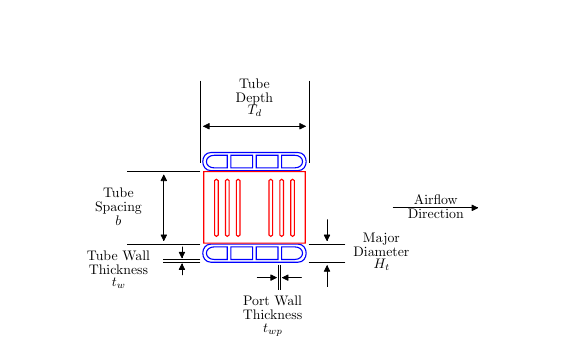

Recreate this plot in Python.
import matplotlib,pylab, numpy as np
from matplotlib.patches import FancyArrowPatch
from matplotlib.path import Path
import matplotlib.patches as patches
import matplotlib.pyplot as plt
import matplotlib as mpl
mpl.style.use('classic')

#===============================================================================
# Latex render
#===============================================================================
#mpl.use('pgf')
    
def figsize(scale):
    fig_width_pt = 469.755                          # Get this from LaTeX using \the\textwidth
    inches_per_pt = 1.0/72.27                       # Convert pt to inch
    golden_mean = (np.sqrt(5.0)-1.0)/2.0            # Aesthetic ratio (you could change this)
    fig_width = fig_width_pt*inches_per_pt*scale    # width in inches
    fig_height = fig_width*golden_mean              # height in inches
    fig_size = [fig_width,fig_height]
    return fig_size
    
pgf_with_latex = {                      # setup matplotlib to use latex for output
"pgf.texsystem": "pdflatex",        # change this if using xetex or lautex
"text.usetex": True,                # use LaTeX to write all text
"font.family": "serif",
"font.serif": [],                   # blank entries should cause plots to inherit fonts from the document
"font.sans-serif": [],
"font.monospace": [],
"axes.labelsize": 10,               # LaTeX default is 10pt font.
"font.size": 10,
"legend.fontsize": 8,               # Make the legend/label fonts a little smaller
"legend.labelspacing":0.2,
"xtick.labelsize": 8,
"ytick.labelsize": 8,
"figure.figsize": figsize(0.9),     # default fig size of 0.9 textwidth
"pgf.preamble": [
r"\usepackage[utf8x]{inputenc}",    # use utf8 fonts becasue your computer can handle it :)
r"\usepackage[T1]{fontenc}",        # plots will be generated using this preamble
        ]
    }
mpl.rcParams.update(pgf_with_latex)
#===============================================================================
# END of Latex render
#===============================================================================

def circle(x,y,r):
    """ This function makes lines for a circle given center and radius"""
    t=np.linspace(0,2*np.pi)
    xv=x+r*np.cos(t)
    yv=y+r*np.sin(t)
    return xv,yv

fig=pylab.figure()

## Actually make the set of tubes
# nR=2
# nC=1
# offset = 0.5
# r=0.25
# for i in range(nR):
#     for j in range(nC):
#         if j%2==0:
#             x=j
#             y=i
#         else:
#             x=j
#             y=i+offset
#         xv,yv=circle(x,y,r)
        #pylab.plot(xv,yv,'b')

#plot lower tube
verts1 = [
    (0.24, 0.05),  # P0: draw the outer tube line
    (0.3, 0.05), # P1
    (0.3, -0.05), # P2
    (0.24, -0.05), # P3
    (-0.24, -0.05), # P4
    (-0.3, -0.05), # P5
    (-0.3, 0.05), # P6
    (-0.24, 0.05), ## P7
    (0.24, 0.05),  # end: close the loop
    (0.22, 0.035),  # P0 : start of the first port on the right
    (0.28, 0.035), # P1
    (0.28, -0.035), # P2
    (0.22, -0.035), # P3
    (0.15, -0.035), # P4
    (0.15, 0.035), # P5
    (0.22, 0.035), # closepoly 
    (-0.22, -0.035), # P0 : draw the port on the left
    (-0.28, -0.035), # P1
    (-0.28, 0.035), # P2
    (-0.22, 0.035), # P3
    (-0.15,0.035), # P4
    (-0.15,-0.035), # P5
    (-0.22,-0.035),  # closepoly
    (0.13, 0.035), # draw the rectangle on the right
    (0.13, -0.035),
    (0.01,-0.035),
    (0.01,0.035),
    (0.13,0.035),
    (-0.13, 0.035), #draw the revtangle on the left
    (-0.13, -0.035),
    (-0.01,-0.035),
    (-0.01,0.035),
    (-0.13,0.035),
    ]
#code of plot lower tube
codes1 = [Path.MOVETO, # draw the outter line tube
         Path.CURVE4,
         Path.CURVE4,
         Path.CURVE4,
         Path.LINETO,
         Path.CURVE4,
         Path.CURVE4,
         Path.CURVE4,
         Path.CLOSEPOLY, #end
         Path.MOVETO, #first port on the right
         Path.CURVE4,
         Path.CURVE4,
         Path.CURVE4,
         Path.LINETO,
         Path.LINETO,
         Path.CLOSEPOLY, #end of plot
         Path.MOVETO, #start ro draw the port on the left
         Path.CURVE4,
         Path.CURVE4,
         Path.CURVE4,
         Path.LINETO,
         Path.LINETO,
         Path.CLOSEPOLY, #end of plot
         Path.MOVETO, #start to draw the rectangle on the right
         Path.LINETO,
         Path.LINETO,
         Path.LINETO,
         Path.CLOSEPOLY, #end
         Path.MOVETO, # start to plot rectangle on the left
         Path.LINETO,
         Path.LINETO,
         Path.LINETO,
         Path.CLOSEPOLY, #end
         ]

#plot upper tube
verts2 = [
    (0.24, 0.555),  # P0 : draw the outer tube of the upper tube
    (0.3, 0.555), # P1
    (0.3, 0.455), # P2
    (0.24, 0.455), # P3
    (-0.24, 0.455), # P4
    (-0.3, 0.455), # P5
    (-0.3, 0.555), # P6
    (-0.24, 0.555), ## P7
    (0.24, 0.555),  # to close the loop , please ignored because it is the same as the first point
    (0.22, 0.54),  # P0 : start of the first port on the right
    (0.28, 0.54), # P1
    (0.28, 0.47), # P2
    (0.22, 0.47), # P3
    (0.15, 0.47), # P4
    (0.15, 0.54), # P5
    (0.22, 0.54), # closepoly 
    (-0.22, 0.47), # P0 : draw the port on the left
    (-0.28, 0.47), # P1
    (-0.28, 0.54), # P2
    (-0.22, 0.54), # P3
    (-0.15,0.54), # P4
    (-0.15,0.47), # P5
    (-0.22,0.47),  # closepoly
    (0.13, 0.54), # draw the rectangle on the right
    (0.13, 0.47),
    (0.01, 0.47),
    (0.01, 0.54),
    (0.13, 0.54),
    (-0.13, 0.54), #draw the revtangle on the left
    (-0.13, 0.47),
    (-0.01, 0.47),
    (-0.01, 0.54),
    (-0.13, 0.54), 
    ]

#code of plot upper tube
codes2 = [Path.MOVETO, #draw the outer tube of the upper tube
         Path.CURVE4,
         Path.CURVE4,
         Path.CURVE4,
         Path.LINETO,
         Path.CURVE4,
         Path.CURVE4,
         Path.CURVE4,
         Path.CLOSEPOLY,
         Path.MOVETO, #first port on the right
         Path.CURVE4,
         Path.CURVE4,
         Path.CURVE4,
         Path.LINETO,
         Path.LINETO,
         Path.CLOSEPOLY, #end of plot
         Path.MOVETO, #start to draw the port on the left
         Path.CURVE4,
         Path.CURVE4,
         Path.CURVE4,
         Path.LINETO,
         Path.LINETO,
         Path.CLOSEPOLY, #end of plot
         Path.MOVETO, #start to draw the rectangle on the right
         Path.LINETO,
         Path.LINETO,
         Path.LINETO,
         Path.CLOSEPOLY, #end
         Path.MOVETO, # start to plot rectangle on the left
         Path.LINETO,
         Path.LINETO,
         Path.LINETO,
         Path.CLOSEPOLY, #end
         ]

#plot the red fin
verts3 = [
    (0.28, 0.45),  # P0 : draw the red rectangle
    (0.28, 0.055), # P1
    (-0.28, 0.055), # P2
    (-0.28, 0.45), # P3
    (0.28, 0.45), # close loop
    
    (0.2, 0.4),  # P0 : draw the 1st vertical louver fins from right
    (0.2, 0.41), # P1
    (0.22, 0.41), # P2
    (0.22, 0.4), # P3
    (0.22, 0.1), # P4
    (0.22, 0.09), # P5
    (0.2, 0.09), # P6
    (0.2, 0.1), ## P7
    (0.2, 0.4), #close loop
    
    (0.16, 0.4),  # P0 : draw the 2nd vertical louver fins from right
    (0.16, 0.41), # P1
    (0.14, 0.41), # P2
    (0.14, 0.4), # P3
    (0.14, 0.1), # P4
    (0.14, 0.09), # P5
    (0.16, 0.09), # P6
    (0.16, 0.1), ## P7
    (0.16, 0.4), #close loop
    
    (0.1, 0.4),  # P0 : draw the 3rd vertical louver fins from right
    (0.1, 0.41), # P1
    (0.08, 0.41), # P2
    (0.08, 0.4), # P3
    (0.08, 0.1), # P4
    (0.08, 0.09), # P5
    (0.1, 0.09), # P6
    (0.1, 0.1), ## P7
    (0.1, 0.4), #close loop
    
    (-0.2, 0.4),  # P0 : draw the 1st vertical louver fins from left
    (-0.2, 0.41), # P1
    (-0.22, 0.41), # P2
    (-0.22, 0.4), # P3
    (-0.22, 0.1), # P4
    (-0.22, 0.09), # P5
    (-0.2, 0.09), # P6
    (-0.2, 0.1), ## P7
    (-0.2, 0.4), #close loop
    
    (-0.16, 0.4),  # P0 : draw the 2nd vertical louver fins from left
    (-0.16, 0.41), # P1
    (-0.14, 0.41), # P2
    (-0.14, 0.4), # P3
    (-0.14, 0.1), # P4
    (-0.14, 0.09), # P5
    (-0.16, 0.09), # P6
    (-0.16, 0.1), ## P7
    (-0.16, 0.4), #close loop
    
    (-0.1, 0.4),  # P0 : draw the 3rd vertical louver fins from left
    (-0.1, 0.41), # P1
    (-0.08, 0.41), # P2
    (-0.08, 0.4), # P3
    (-0.08, 0.1), # P4
    (-0.08, 0.09), # P5
    (-0.1, 0.09), # P6
    (-0.1, 0.1), ## P7
    (-0.1, 0.4), #close loop
    ]

#code to plot red fin
codes3 = [Path.MOVETO, #draw the outer tube of the upper tube
         Path.LINETO,
         Path.LINETO,
         Path.LINETO,
         Path.CLOSEPOLY,
         
         Path.MOVETO, #draw first vertical louver fins from right
         Path.CURVE4,
         Path.CURVE4,
         Path.CURVE4,
         Path.LINETO,
         Path.CURVE4,
         Path.CURVE4,
         Path.CURVE4,
         Path.CLOSEPOLY,
         
         Path.MOVETO, #draw 2nd vertical louver fins from right
         Path.CURVE4,
         Path.CURVE4,
         Path.CURVE4,
         Path.LINETO,
         Path.CURVE4,
         Path.CURVE4,
         Path.CURVE4,
         Path.CLOSEPOLY,
         
         Path.MOVETO, #draw 3rd vertical louver fins from right
         Path.CURVE4,
         Path.CURVE4,
         Path.CURVE4,
         Path.LINETO,
         Path.CURVE4,
         Path.CURVE4,
         Path.CURVE4,
         Path.CLOSEPOLY,
         
         Path.MOVETO, #draw first vertical louver fins from left
         Path.CURVE4,
         Path.CURVE4,
         Path.CURVE4,
         Path.LINETO,
         Path.CURVE4,
         Path.CURVE4,
         Path.CURVE4,
         Path.CLOSEPOLY,
         
         Path.MOVETO, #draw 2nd vertical louver fins from left
         Path.CURVE4,
         Path.CURVE4,
         Path.CURVE4,
         Path.LINETO,
         Path.CURVE4,
         Path.CURVE4,
         Path.CURVE4,
         Path.CLOSEPOLY,
         
         Path.MOVETO, #draw 3rd vertical louver fins from left
         Path.CURVE4,
         Path.CURVE4,
         Path.CURVE4,
         Path.LINETO,
         Path.CURVE4,
         Path.CURVE4,
         Path.CURVE4,
         Path.CLOSEPOLY,
         ]

path1 = Path(verts1, codes1)
path2 = Path(verts2, codes2)
path3 = Path(verts3, codes3)
ax = fig.add_subplot(111)
patch1 = patches.PathPatch(path1, facecolor='none',edgecolor='blue', lw=0.8)
patch2 = patches.PathPatch(path2, facecolor='none',edgecolor='blue', lw=0.8)
patch3 = patches.PathPatch(path3, facecolor='none',edgecolor='red', lw=0.8)

ax.add_patch(patch1)
ax.add_patch(patch2)
ax.add_patch(patch3)

#Uncomment the next two line to see the point's path used
#xs, ys = zip(*verts1)
#pylab.plot(xs, ys, 'x--', lw=0.8, color='black', ms=10)

##Dimension lines
pylab.plot(np.r_[-.3,-.3],np.r_[0.5,0.95],'k',lw=0.5)
pylab.plot(np.r_[0.3,0.3],np.r_[0.5,0.95],'k',lw=0.5)
pylab.text(0,0.85,'Tube\nDepth\n$T_d$',ha='center',va='center')
pylab.gca().add_patch(FancyArrowPatch((-0.3,0.7),(0.3,0.7),arrowstyle='<|-|>',fc='k',ec='k',mutation_scale=10,lw=0.5))

pylab.plot(np.r_[-0.7,-0.3],np.r_[0.45,0.45],'k',lw=0.5)
pylab.plot(np.r_[-0.7,-0.3],np.r_[0.05,0.05],'k',lw=0.5)
pylab.text(-0.75,0.25,'Tube\nSpacing\n$b$',ha='center',va='center')
pylab.gca().add_patch(FancyArrowPatch((-0.5,0.05),(-0.5,0.45),arrowstyle='<|-|>',fc='k',ec='k',mutation_scale=10,lw=0.5))

pylab.plot(np.r_[0.5,0.3],np.r_[0.05,0.05],'k',lw=0.5)
pylab.plot(np.r_[0.5,0.3],np.r_[-0.05,-0.05],'k',lw=0.5)
pylab.text(0.7,0.0,'Major\nDiameter\n$H_t$',ha='center',va='center')
pylab.gca().add_patch(FancyArrowPatch((0.4,0.05),(0.4,0.2),arrowstyle='<|-',fc='k',ec='k',mutation_scale=10,lw=0.5))
pylab.gca().add_patch(FancyArrowPatch((0.4,-0.2),(0.4,-0.05),arrowstyle='-|>',fc='k',ec='k',mutation_scale=10,lw=0.5))

pylab.plot(np.r_[-0.5,-0.3],np.r_[-0.035,-0.035],'k',lw=0.5)
pylab.plot(np.r_[-0.5,-0.3],np.r_[-0.05,-0.05],'k',lw=0.5)
pylab.text(-0.75,-0.1,'Tube Wall\nThickness\n$t_w$',ha='center',va='center')
pylab.gca().add_patch(FancyArrowPatch((-0.4,-0.045),(-0.4,0.05),arrowstyle='<|-',fc='k',ec='k',mutation_scale=10,lw=0.5))
pylab.gca().add_patch(FancyArrowPatch((-0.4,-0.135),(-0.4,-0.04),arrowstyle='-|>',fc='k',ec='k',mutation_scale=10,lw=0.5))

pylab.plot(np.r_[0.145,0.145],np.r_[-0.065,-0.2],'k',lw=0.5)
pylab.plot(np.r_[0.13,0.13],np.r_[-0.065,-0.2],'k',lw=0.5)
pylab.text(0.1,-0.35,'Port Wall\nThickness\n$t_{wp}$',ha='center',va='center')
pylab.gca().add_patch(FancyArrowPatch((0.135,-0.135),(0.275,-0.135),arrowstyle='<|-',fc='k',ec='k',mutation_scale=10,lw=0.5))
pylab.gca().add_patch(FancyArrowPatch((0.0,-0.135),(0.14,-0.135),arrowstyle='-|>',fc='k',ec='k',mutation_scale=10,lw=0.5))

#Airflow arrow
pylab.gca().add_patch(FancyArrowPatch((0.75,0.25),(1.25,0.25),arrowstyle='-|>',fc='k',ec='k',mutation_scale=10,lw=0.5))
pylab.text(1,0.25,'Airflow\nDirection',ha='center',va='center')

pylab.gca().axis('equal')
pylab.gca().axis('off')
pylab.savefig('HXTubesTerms.pdf')
pylab.show()